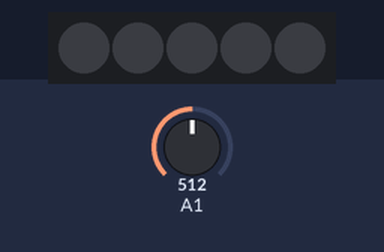
Simulated run of this sketch. Board: Arduino Uno, built with avr-gcc and run on an emulated ATmega328P. On the bench: 5 RGB LEDs in strip order, left to right. Inputs (shaded band) come from the test bench; at power-on: A1 = 512.

Above: at 1.2 s.
1.3 s: A1 set to 735
2.8 s: A1 set to 763
At 4.0 s:
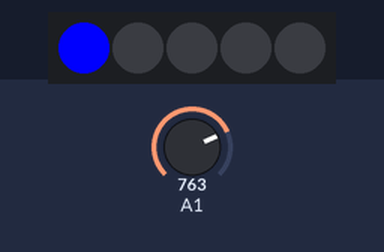
4.3 s: A1 set to 740
At 5.3 s:
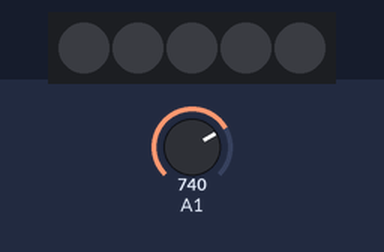
5.8 s: A1 set to 760
At 6.5 s:
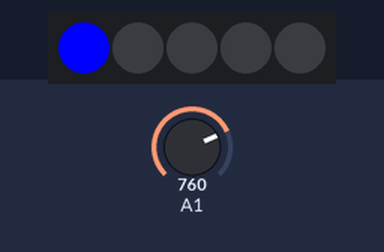
Timing chart, 0 to 8.3 s (numbered marks = the images above; inputs shaded):
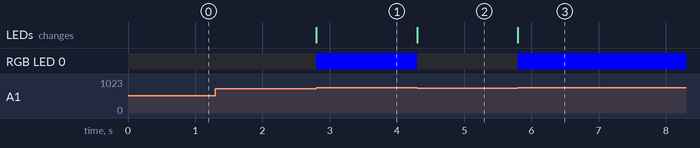

Measured:
- the behaviour switches between 749 and 750 on A1 (found by bisection; images 0 and 1)
- after the input at 1.3 s, every drawn part: stays the same
- after the input at 2.8 s, RGB LED 0: off → RGB(0, 0, 250) at once; the LEDs: change at once (image 1)
- after the input at 4.3 s, RGB LED 0: RGB(0, 0, 250) → off at once; the LEDs: change at once (image 2)
- after the input at 5.8 s, RGB LED 0: off → RGB(0, 0, 250) at once; the LEDs: change at once (image 3)

The sketch:

Photoresistor_and_Neopixels.ino
```cpp
// Code For Ho-Mini-nid
// Input: Photoresistor - Output: Neopixels

// Finds Neopixel Library
#include <Adafruit_NeoPixel.h>

// Number of Neopixels and the pin
const int npCount = 5;
const int npPin = 1;
// Declares Strip
Adafruit_NeoPixel strip (npCount, npPin);

int lightVal;
int numLed;

void setup() {
  // Clears previous strand before starting
  strip.clear();
  strip.begin();
  strip.setBrightness(250);
}

void loop() {

  strip.clear();
//  For Loop controls the Color and Number of Neopixels
    for (int i = 0; i < numLed; i++) {
      strip.setPixelColor(i, strip.Color(0, 0, 255));
    }
  strip.show();

  // Reads the amount of light input (from 0 to 1023)
  lightVal = analogRead(A1);

  // Photoresistor Value Thresholds
  if (lightVal < 750) {
    // Room
    numLed = 0;
  } else if (lightVal < 800) {
    // Room+
    numLed = 1;
  } else if (lightVal < 900) {
    // Room++
    numLed = 2;
  } else if (lightVal < 950) {
    // Room + light towards sensor
    numLed = 3;
  } else if (lightVal > 1000) {
    // Light on Sensor
    numLed = 0;
  } else {
    // Brightest
    numLed = 4;
  }
}
```
